Frame 1 (no input): blank canvas, image omitted
Frame 60 (the mouse pressed at the canvas centre just before this capture): blank canvas, image omitted
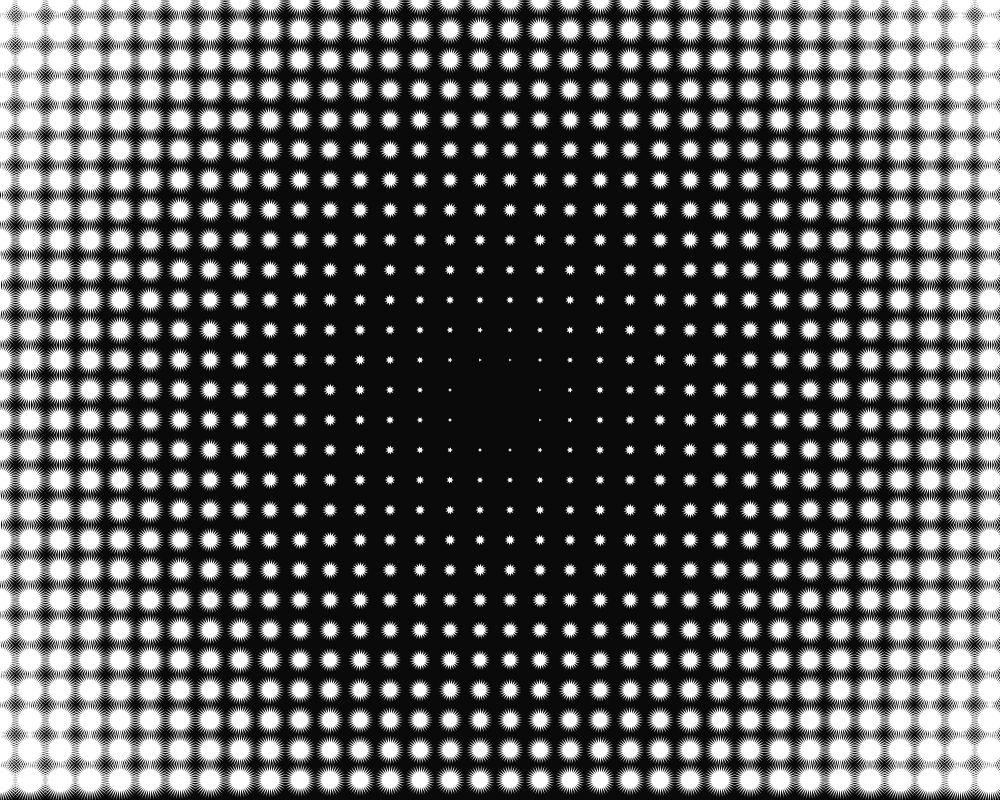
Frame 120 (the mouse held since frame 60 and released just before this capture)

The Processing sketch whose frames 1 and 60 were blank and that drew this single picture after the mouse press (run headless with seeded random() and noise(); from frame 60 on, the mouse is pressed at the canvas centre):

// Processing sketch: processing_20132
// ── processing_20132.pde

//Note borrowed code snippets from here: http://processing.org/learning/anatomy/

//version of this is in white o'reilly book
int nSides = 5;
float proportion;
float maxDist;
float rotationSpeed;
int intervalVar = 10;
void setup()
{
 size(1000,800);
 noStroke();
 smooth(); 
 maxDist = dist(0,0, width, height);

}

void draw()
{
 background(10); 
 //proportion = random(0.2, 0.8) * cos(PI / nSides);
 proportion = .5 * cos(PI / nSides);
 
intervalVar = mouseY/20;
 
 for (int i = 0; i<=width; i+=10 + intervalVar)
 {
  for(int j=0; j<=height;j+=10 + intervalVar)
   {
    float mouseDistance = dist(mouseX,mouseY,i,j);
    float diameter = (mouseDistance/maxDist) * 100;
    float nsideVar = 3 + mouseX/5;//had to play with this a bit to get good variation in number of star sides (increases w/ x of mouse)
   
    println(nsideVar);
    nSides = int((mouseDistance/maxDist)*nsideVar);
    float mouseDistanceNonZero = mouseDistance + 1;
    rotationSpeed = (maxDist/mouseDistanceNonZero);
    //println(rotationSpeed);
  
   //star(nSides, cx, cy, 24, proportion);  //this was the original call to star function from polystar example
   
   star(nSides, i,j, diameter/2, proportion, i, j, rotationSpeed); 
   
   } 
 }
 
}


void star(int n, float cx, float cy, float r, float proportion, int ix, int jy, float rotationSpeed)
{
  star(n, cx, cy, 2.0 * r, 2.0 * r, 0.0, proportion, ix, jy, rotationSpeed);
}

void star(int n, float cx, float cy, float w, float h,
  float startAngle, float proportion, int ix, int jy, float rSpeed)
{
  float rotationAngle = 0.0;
  pushMatrix();
  //translate(ix, jy);
  //rotate(rotationAngle); 
  
  rotationAngle += rSpeed;
  
  if (n > 2)
  {
    float angle = TWO_PI/ (2 *n);  // twice as many sides
    float dw; // draw width
    float dh; // draw height
    
    w = w / 2.0;
    h = h / 2.0;
  

  beginShape();
 
    for (int i = 0; i < 2 * n; i++)
    {
      dw = w;
      dh = h;
      if (i % 2 == 1) // for odd vertices, use short radius
      {
        dw = w * proportion;
        dh = h * proportion;
      }

      vertex(cx + dw * cos(startAngle + angle * i),
        cy + dh * sin(startAngle + angle * i));
    
    }
    endShape(CLOSE);
    
  }
  
  popMatrix();
}
